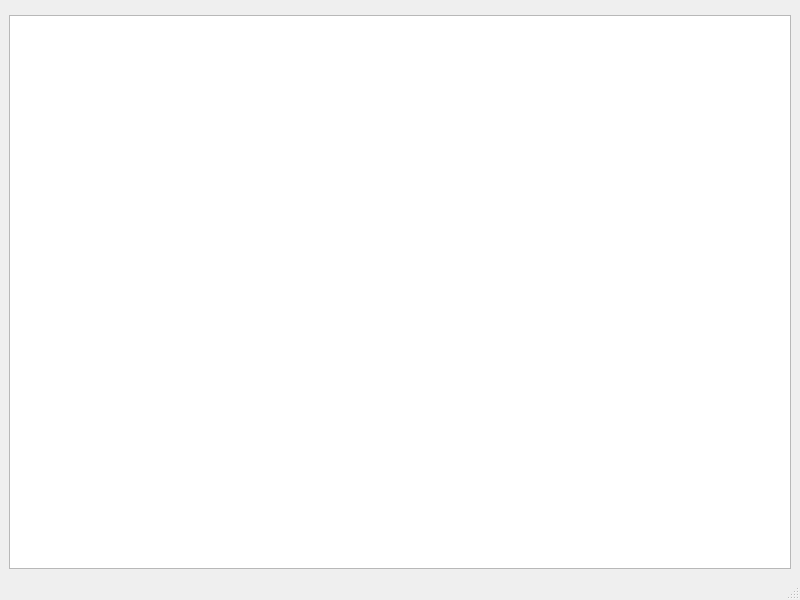
<?xml version="1.0" encoding="UTF-8"?>
<ui version="4.0">
 <class>MainWindow</class>
 <widget class="QMainWindow" name="MainWindow">
  <property name="geometry">
   <rect>
    <x>0</x>
    <y>0</y>
    <width>800</width>
    <height>600</height>
   </rect>
  </property>
  <property name="windowTitle">
   <string>MainWindow</string>
  </property>
  <widget class="QWidget" name="centralwidget">
   <layout class="QVBoxLayout" name="verticalLayout">
    <item>
     <widget class="RadarView" name="radarView" native="true"/>
    </item>
    <item>
     <widget class="QTableView" name="tableViewFlights"/>
    </item>
   </layout>
  </widget>
  <widget class="QMenuBar" name="menubar">
   <property name="geometry">
    <rect>
     <x>0</x>
     <y>0</y>
     <width>800</width>
     <height>26</height>
    </rect>
   </property>
  </widget>
  <widget class="QStatusBar" name="statusbar"/>
 </widget>
 <customwidgets>
  <customwidget>
   <class>RadarView</class>
   <extends>QWidget</extends>
   <header>radarview.h</header>
   <container>1</container>
  </customwidget>
 </customwidgets>
 <resources/>
 <connections/>
</ui>
